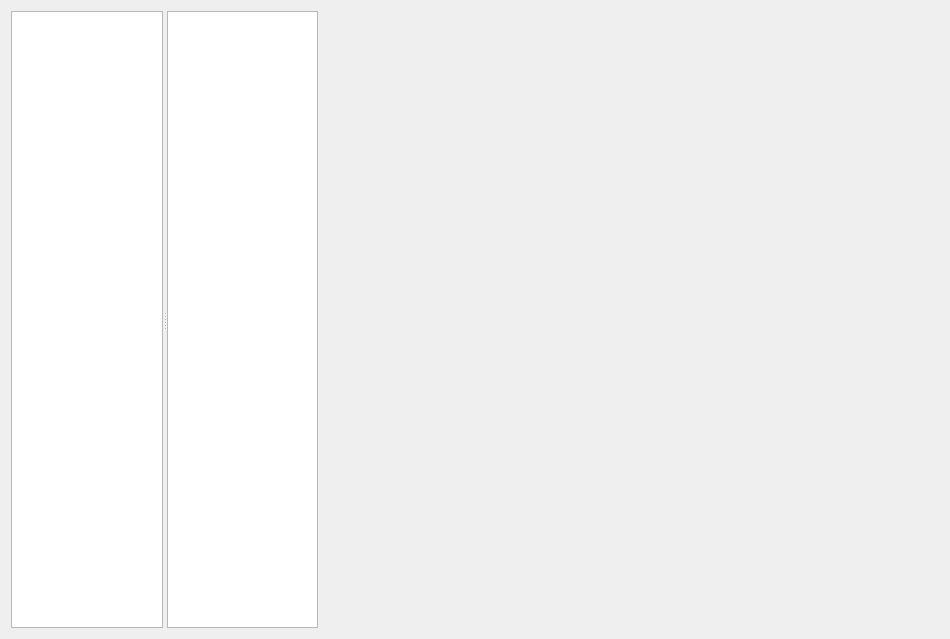
<?xml version="1.0" encoding="UTF-8"?>
<ui version="4.0">
 <class>Form</class>
 <widget class="QWidget" name="Form">
  <property name="windowModality">
   <enum>Qt::WindowModality::ApplicationModal</enum>
  </property>
  <property name="geometry">
   <rect>
    <x>0</x>
    <y>0</y>
    <width>950</width>
    <height>639</height>
   </rect>
  </property>
  <property name="windowTitle">
   <string>Form</string>
  </property>
  <layout class="QHBoxLayout" name="horizontalLayout">
   <item>
    <widget class="QSplitter" name="splitter">
     <property name="sizePolicy">
      <sizepolicy hsizetype="Expanding" vsizetype="Preferred">
       <horstretch>1</horstretch>
       <verstretch>0</verstretch>
      </sizepolicy>
     </property>
     <property name="orientation">
      <enum>Qt::Orientation::Horizontal</enum>
     </property>
     <widget class="QListView" name="listView">
      <property name="sizePolicy">
       <sizepolicy hsizetype="Ignored" vsizetype="Preferred">
        <horstretch>1</horstretch>
        <verstretch>0</verstretch>
       </sizepolicy>
      </property>
     </widget>
     <widget class="QListView" name="listView_2">
      <property name="sizePolicy">
       <sizepolicy hsizetype="Ignored" vsizetype="Preferred">
        <horstretch>1</horstretch>
        <verstretch>0</verstretch>
       </sizepolicy>
      </property>
     </widget>
    </widget>
   </item>
   <item>
    <widget class="QStackedWidget" name="stackedWidget">
     <property name="sizePolicy">
      <sizepolicy hsizetype="Preferred" vsizetype="Preferred">
       <horstretch>2</horstretch>
       <verstretch>0</verstretch>
      </sizepolicy>
     </property>
     <widget class="QWidget" name="page"/>
     <widget class="QWidget" name="page_2"/>
    </widget>
   </item>
  </layout>
 </widget>
 <resources/>
 <connections/>
</ui>
